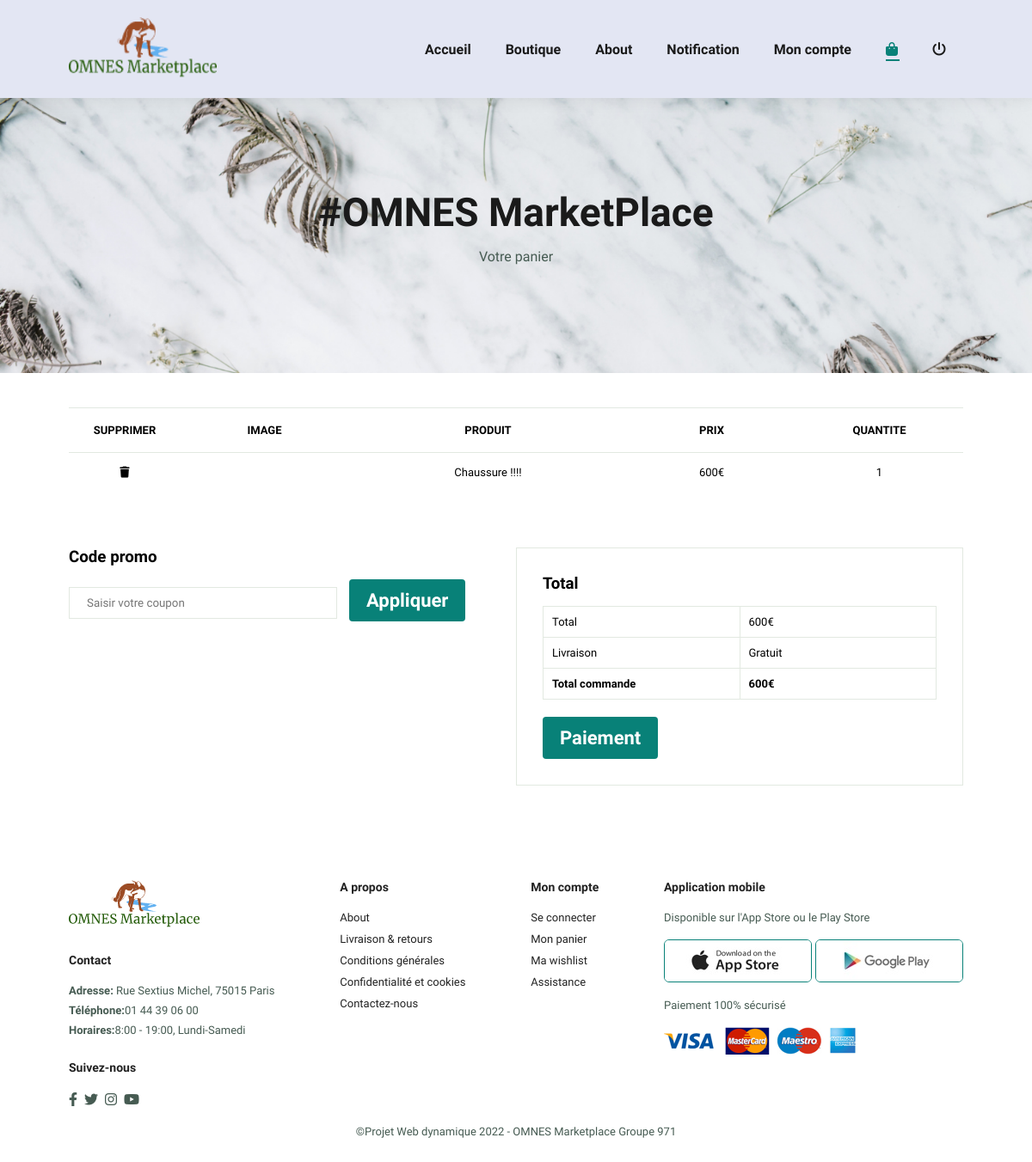
/panier.php (signed in), run on the app's committed database.
### tables this page shows
CREATE TABLE IF NOT EXISTS `panier` (
  `IdPanier` int(11) NOT NULL AUTO_INCREMENT,
  `IdArticle` int(11) NOT NULL,
  `IdUtilisateur` int(11) NOT NULL,
  `Quantite` int(11) NOT NULL,
  PRIMARY KEY (`IdPanier`),
  KEY `fk_Panier_IdArticle` (`IdArticle`),
  KEY `fk_Panier_IdUtilisateur` (`IdUtilisateur`)
);

CREATE TABLE IF NOT EXISTS `article` (
  `IdArticle` int(11) NOT NULL AUTO_INCREMENT,
  `IdUtilisateur` int(11) NOT NULL,
  `NomArticle` varchar(255) NOT NULL,
  `Marque` varchar(255) NOT NULL,
  `Description` varchar(255) DEFAULT NULL,
  `Img` varchar(255) NOT NULL,
  `QuantiteMax` int(11) NOT NULL,
  `Prix` float NOT NULL,
  `IdTypeArticle` int(11) NOT NULL,
  `DateCreation` timestamp NULL DEFAULT CURRENT_TIMESTAMP,
  `DateExpBestOffer` datetime DEFAULT NULL,
  `IdTypeVente` int(11) NOT NULL,
  `PrixNegociation` float DEFAULT NULL,
  `NombreNegociation` int(11) NOT NULL DEFAULT '5',
  PRIMARY KEY (`IdArticle`),
  KEY `fk_Article_IdVendeur` (`IdUtilisateur`)
);

### panier.php (the view, shortened to what this page needs)
<?php
include 'conn.php';
?>
<!DOCTYPE html>
<html lang="en">
<head>
    <link rel="stylesheet" href="https://cdnjs.cloudflare.com/ajax/libs/font-awesome/6.2.1/css/all.css" />
    <link rel="stylesheet" href="style.css">
</head>
<body>
    <section id="header">
        <a href="#"><img src="img/logo.png" alt="" width="172px" height="70px"></a>
        <div>
            <ul id="navbar">
                <li><a href="index.php">Accueil</a></li>
                <li><a href="shop.php">Boutique</a></li>
                <li><a href="about.php">About</a></li>
                <li><a href="notification.php">Notification</a></li>
                <li><a href="compte.php">Mon compte</a></li>
                <?php if (isset($_SESSION['IdUtilisateur'])) { ?>
                    <li><a class="active" href="panier.php"><i class="fa-solid fa-bag-shopping"></i></a></li>
                    <li><a href="disconnect.php"><i class="fa-solid fa-power-off"></i></a></li>
                <?php } ?>
            </ul>
        </div>
    </section>
    <section id="page-header" class="about-header ">
        <h2>#OMNES MarketPlace</h2>
        <p>Votre panier</p>
    </section>
    <section id="panier" class="section-p1">
        <table width="100%">
            <thead>
                <tr>
                    <td>Supprimer</td>
                    <td>Image</td>
                    <td>Produit</td>
                    <td>Prix</td>
                    <td>Quantite</td>
                </tr>
            <tbody>
                <?php
                $sql = 'SELECT * FROM panier p LEFT join article a ON p.IdArticle = a.IdArticle WHERE p.IdUtilisateur = :IdUtilisateur';
                $req = $db->prepare($sql);
                $req->execute(array(
                    ':IdUtilisateur' => intval($_SESSION["IdUtilisateur"]),
                ));
                $result = $req->fetchAll(PDO::FETCH_ASSOC);
                foreach ($result as $row) {
                ?>
                    <tr>
                        <td><a href="panier.php?IdPanier=<?php echo $row['IdPanier'] ?>"><i class="fa-sharp fa-solid fa-trash"></i></a></td>
                        <td><a href="produit.php?IdArticle=<?php echo $row['IdArticle']; ?>"><img src="<?php echo $row['Img']; ?>" alt=""></a></td>
                        <td><?php echo $row['NomArticle']; ?></td>
                        <td><?php echo $row['Prix']; ?>€</td>
                        <td><?php echo $row['Quantite']; ?></td>
                    </tr>
                <?php
                } ?>
            </tbody>
            </thead>
        </table>
    </section>
    <section id="panier-bottom" class="section-p1">
        <div id="coupon">
            <h3>Code promo</h3>
            <div>
                <input type="text" placeholder="Saisir votre coupon">
                <button class="normal">Appliquer</button>
            </div>
        </div>
        <?php $sql = 'SELECT SUM(a.Prix*p.Quantite) AS PrixTotal FROM panier p LEFT join article a ON p.IdArticle = a.IdArticle WHERE p.IdUtilisateur = :IdUtilisateur';
        $req = $db->prepare($sql);
        $req->execute(array(
            ':IdUtilisateur' => intval($_SESSION["IdUtilisateur"]),
        ));
        $result = $req->fetchAll(PDO::FETCH_ASSOC);
        ?>
        <div id="subtotal">
            <h3>Total</h3>
            <table>
                <tr>
                    <td>Total</td>
                    <td><?php echo $result[0]['PrixTotal']; ?>€</td>
                </tr>
                <tr>
                    <td>Livraison</td>
                    <td>Gratuit</td>
                </tr>
                <tr>
                    <td><strong>Total commande</strong></td>
                    <td><strong><?php echo $result[0]['PrixTotal']; ?>€</strong></td>
                </tr>
            </table>
            <a href="paiement.php"><button class="normal">Paiement</button></a>
        </div>
    </section>
    <footer class="section-p1">
        <div class="col">
            <img class="logo" src="logo_blanc.png" alt="">
            <h4>Contact</h4>
            <p><strong>Adresse:</strong> Rue Sextius Michel, 75015 Paris</p>
            <p><strong>Téléphone:</strong>01 44 39 06 00</p>
            <p><strong>Horaires:</strong>8:00 - 19:00, Lundi-Samedi</p>
            <div class="follow">
                <h4>Suivez-nous</h4>
                <div class="icon">
                    <i class="fab fa-facebook-f"></i>
                    <i class="fab fa-twitter"></i>
                    <i class="fab fa-instagram"></i>
                    <i class="fab fa-youtube"></i>
                </div>
            </div>
        </div>
        <div class="col">
            <h4>A propos</h4>
            <a href="about.php">About</a>
            <a href="#">Livraison & retours</a>
            <a href="about.php">Conditions générales</a>
            <a href="about.php">Confidentialité et cookies</a>
            <a href="about.php">Contactez-nous</a>
        </div>
        <div class="col">
            <h4>Mon compte</h4>
            <a href="compte.php">Se connecter</a>
            <a href="panier.php">Mon panier</a>
            <a href="panier.php">Ma wishlist</a>
            <a href="about.php">Assistance</a>
        </div>
        <div class="col install">
            <h4>Application mobile</h4>
            <p>Disponible sur l'App Store ou le Play Store</p>
            <div class="row">
                <img src="img/pay/app.jpg" alt="">
                <img src="img/pay/play.jpg" alt="">
            </div>
            <p>Paiement 100% sécurisé</p>
            <img src="img/pay/pay.png" alt="">
        </div>
        <div class="copyright">
            <p>©Projet Web dynamique 2022 - OMNES Marketplace Groupe 971</p>
        </div>
    </footer>
</body>
</html>

### style.css (style rules this page uses)
* { margin: 0; padding: 0; box-sizing: border-box; font-family: 'Spartan', sans-serif; }
h2 { font-size: 46px; line-height: 54px; color: #222; }
h4 { font-size: 20px; color: #222; }
p { font-size: 16px; color: #465b52; margin: 15px 0 20px 0; }
.section-p1 { padding: 40px 80px; }
button.normal { font-size: 22px; font-weight: 600; padding: 22px 37px; color: #000; background-color: #fff; border-radius: 4px; cursor: pointer; border: none; outline: none; transition: 0.2s; }
body { width: 100%; }
#header { display: flex; align-items: center; justify-content: space-between; padding: 20px 80px; background: #E3E6F3; box-shadow: 0 5px 15px rgba(0, 0, 0, 0.06); z-index: 999; position: sticky; top: 0; left: 0; }
#navbar { display: flex; align-items: center; justify-content: center; }
#navbar li { list-style: none; padding: 0 20px; position: relative; }
#navbar li a { text-decoration: none; font: 16px; font-weight: 600; color: #1a1a1a; transition: 0.3s ease; }
#navbar li a:hover, #navbar li a.active { color: #088178; }
#navbar li a.active::after, #navbar li a:hover::after { content: ""; width: 30%; height: 2px; background: #088178; position: absolute; bottom: -4px; left: 20px; }
footer { display: flex; flex-wrap: wrap; justify-content: space-between; }
footer .col { display: flex; flex-direction: column; align-items: flex-start; margin-bottom: 20px; }
footer .logo { margin-bottom: 30px; }
footer h4 { font-size: 14px; padding-bottom: 20px; }
footer p { font-size: 13px; margin: 0 0 8px 0; }
footer a { font-size: 13px; text-decoration: none; color: #222; margin-bottom: 10px; }
footer .follow { margin-top: 20px; }
footer .follow i { color: #465b52; padding-right: 4px; cursor: pointer; }
footer .install .row img { border: 1px solid #088178; border-radius: 6px; }
footer .install img { margin: 10px 0 15px 0; }
footer .copyright { width: 100%; text-align: center; }
#page-header { background-image: url("img/banner/b1.jpg"); width: 100%; height: 40vh; background-size: cover; display: flex; justify-content: center; text-align: center; flex-direction: column; padding: 14px; }
#page-header h2, #page-header h4 { color: #1a1a1a; }
#page-header.about-header { background-image: url("img/banner/b1.jpg"); }
#panier table { width: 100%; border-collapse: collapse; table-layout: fixed; white-space: nowrap; }
#panier table td:nth-child(1) { width: 100px; text-align: center; }
#panier table td:nth-child(2) { width: 150px; text-align: center; }
#panier table td:nth-child(3) { width: 250px; text-align: center; }
#panier table td:nth-child(4), #panier table td:nth-child(5), #panier table td:nth-child(6) { width: 150px; text-align: center; }
#panier table thead { border: 1px solid #e2e9e1; border-left: none; border-right: none; }
#panier table thead td { font-weight: 700; text-transform: uppercase; font-size: 13px; padding: 18px 0; }
#panier table tbody tr td { padding-top: 15px; }
#panier table tbody td { font-size: 13px; }
#panier-bottom { display: flex; flex-wrap: wrap; justify-content: space-between; }
#coupon { width: 50%; margin-bottom: 30px; }
#coupon h3, #subtotal h3 { padding-bottom: 15px; }
#coupon input { padding: 10px 20px; outline: none; width: 60%; margin-right: 10px; border: 1px solid #e2e9e1; }
#coupon button, #subtotal button { background-color: #088178; color: #fff; padding: 12px 20px; }
#subtotal { width: 50%; margin-bottom: 30px; border: 1px solid #e2e9e1; padding: 30px; }
#subtotal table { border-collapse: collapse; width: 100%; margin-bottom: 20px; }
#subtotal table td { width: 50%; border: 1px solid #e2e9e1; padding: 10px; font-size: 13px; }
#panier a { color: #000; }

### data on the page
panier: IdArticle.NomArticle "Chaussure !!!!", IdArticle.Prix "600", Quantite "1"

### other printed values
$result[0]['PrixTotal'] "600"
